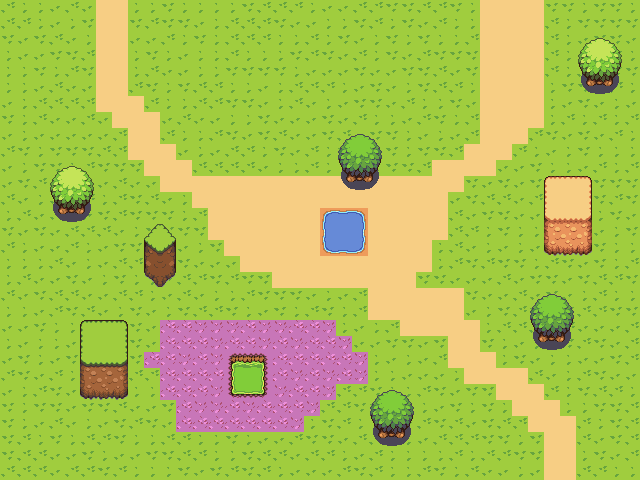

Below is a game level as drawn by its tile map, then a one-line description and the .tmx that defines it (tile-layer data replaced by summaries):
An orthogonal 40x30 tile map with 16x16 px tiles, 3 tile layers (Background, Terrain, Trees).

<map version="1.10" tiledversion="1.10.1" orientation="orthogonal" renderorder="right-down" width="40" height="30" tilewidth="16" tileheight="16" infinite="0" nextlayerid="4" nextobjectid="1">
 <editorsettings>
  <export target="area01..tmj" format="json" />
 </editorsettings>
 <tileset firstgid="1" name="tileset" tilewidth="16" tileheight="16" tilecount="2112" columns="33">
  <image source="tileset.png" trans="000000" width="528" height="1024" />
 </tileset>
 <layer id="1" name="Background" width="40" height="30">
  <data>[1200 cells, 1200 non-empty, 4 distinct tile ids]</data>
 </layer>
 <layer id="2" name="Terrain" width="40" height="30">
  <data>[1200 cells, 332 non-empty, 62 distinct tile ids]</data>
 </layer>
 <layer id="3" name="Trees" width="40" height="30">
  <data>[1200 cells, 62 non-empty, 25 distinct tile ids]</data>
 </layer>
</map>
